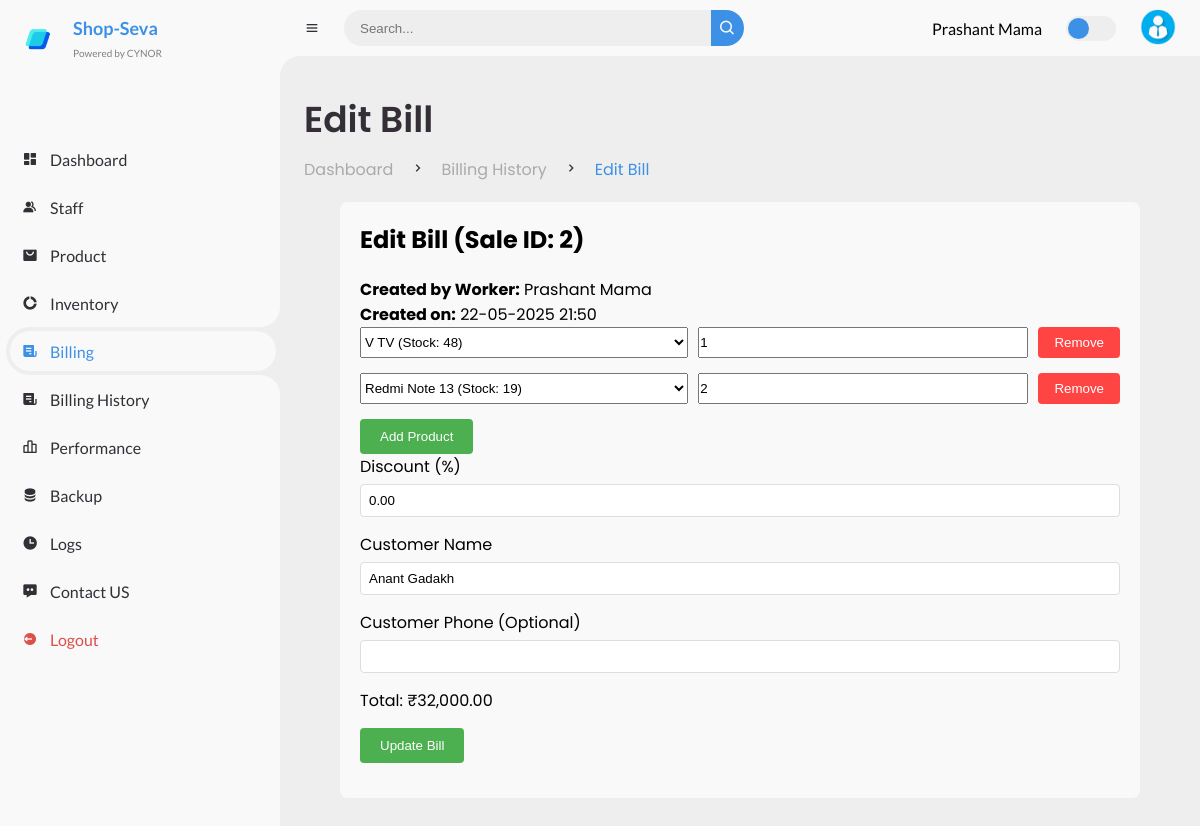
Page /AdminDashboard/edit_bill.php?sale_id=2 (signed in) on the committed database.
### tables this page shows
CREATE TABLE `sales` (
  `id` int(11) NOT NULL,
  `user_id` int(11) NOT NULL,
  `customer_name` varchar(255) NOT NULL,
  `customer_phone` varchar(20) DEFAULT NULL,
  `total` decimal(10,2) NOT NULL,
  `discount` decimal(5,2) NOT NULL DEFAULT 0.00,
  `created_at` datetime NOT NULL
);

CREATE TABLE `users` (
  `id` int(11) NOT NULL,
  `name` varchar(100) NOT NULL,
  `email` varchar(100) NOT NULL,
  `password` varchar(255) NOT NULL,
  `role` enum('Admin','Worker') NOT NULL,
  `created_at` timestamp NOT NULL DEFAULT current_timestamp()
);

CREATE TABLE `sale_items` (
  `id` int(11) NOT NULL,
  `sale_id` int(11) NOT NULL,
  `product_id` int(11) NOT NULL,
  `quantity` int(11) NOT NULL,
  `price` decimal(10,2) NOT NULL
);

CREATE TABLE `products` (
  `id` int(11) NOT NULL,
  `name` varchar(100) DEFAULT NULL,
  `sku` varchar(50) DEFAULT NULL,
  `price` decimal(10,2) DEFAULT NULL,
  `stock` int(11) DEFAULT NULL,
  `low_stock_alert` int(11) DEFAULT 10,
  `tax_rate` decimal(5,2) DEFAULT NULL,
  `created_at` timestamp NOT NULL DEFAULT current_timestamp(),
  `description` text NOT NULL
);

### AdminDashboard/edit_bill.php (the view, shortened to what this page needs)
<?php
$user_name = $_SESSION['user']['name'];
require_once 'db.php';
$sale_id = $_GET['sale_id'] ?? null;
$sql_sale = "SELECT s.*, u.name AS worker_name
             FROM sales s
             JOIN users u ON s.user_id = u.id
             WHERE s.id = ?";
$stmt_sale = $conn->prepare($sql_sale);
$stmt_sale->bind_param("i", $sale_id);
$stmt_sale->execute();
$sale = $stmt_sale->get_result()->fetch_assoc();
$sql_sale_items = "SELECT si.*, p.name AS product_name, p.price AS current_price
                   FROM sale_items si
                   JOIN products p ON si.product_id = p.id
                   WHERE si.sale_id = ?";
$stmt_sale_items = $conn->prepare($sql_sale_items);
$stmt_sale_items->bind_param("i", $sale_id);
$stmt_sale_items->execute();
$sale_items = $stmt_sale_items->get_result()->fetch_all(MYSQLI_ASSOC);
$sql_products = "SELECT id, name, price, stock FROM products WHERE stock > 0";
$result_products = $conn->query($sql_products);
?>
<!DOCTYPE html>
<html lang="en">
<head>
    <link href='https://unpkg.com/boxicons@2.0.9/css/boxicons.min.css' rel='stylesheet'>
    <link rel="stylesheet" href="style.css">
</head>
<body>
    <section id="sidebar">
        <a href="https://cynortech.in/" class="brand" style="margin-top: 11px; margin-left: 11px; pading:8px; " >
            <img src="./img/crm.png" alt="CYNOR Logo" style="height: 30px; width: auto; margin-right: 19px; margin-left: 11px; ">
            <span class="text" style="font-size: 18px; font-weight: bold;">
                Shop-Seva<br>
                <span style="font-size: 10px; color: gray; font-weight: normal;">Powered by CYNOR</span>
            </span>
        </a>
        <ul class="side-menu top">
            <li>
                <a href="admin_dashboard.php">
                    <i class='bx bxs-dashboard'></i>
                    <span class="text">Dashboard</span>
                </a>
            </li>
            <li>
                <a href="staff.php">
                    <i class='bx bxs-group'></i>
                    <span class="text">Staff</span>
                </a>
            </li>
            <li>
                <a href="products.php">
                    <i class='bx bxs-shopping-bag-alt'></i>
                    <span class="text">Product</span>
                </a>
            </li>
            <li>
                <a href="inventory.php">
                    <i class='bx bxs-doughnut-chart'></i>
                    <span class="text">Inventory</span>
                </a>
            </li>
            <li class="active">
                <a href="billing.php">
                    <i class='bx bxs-receipt'></i>
                    <span class="text">Billing</span>
                </a>
            </li>
            <li>
                <a href="billing_history.php">
                    <i class='bx bxs-receipt'></i>
                    <span class="text">Billing History</span>
                </a>
            </li>
            <li>
                <a href="performance.php">
                    <i class='bx bx-bar-chart-alt-2'></i>
                    <span class="text">Performance</span>
                </a>
            </li>
            <li>
                <a href="backup.php">
                    <i class='bx bxs-data'></i>
                    <span class="text">Backup</span>
                </a>
            </li>
            <li>
                <a href="logs.php">
                    <i class='bx bxs-time'></i>
                    <span class="text">Logs</span>
                </a>
            </li>
            <li>
                <a href="contact.php">
                    <i class='bx bxs-message-dots'></i>
                    <span class="text">Contact US</span>
                </a>
            </li>
            <li>
                <a href="../logout.php" class="logout">
                    <i class='bx bxs-log-out-circle'></i>
                    <span class="text">Logout</span>
                </a>
            </li>
        </ul>
    </section>
    <section id="content">
        <nav>
            <i class='bx bx-menu'></i>
            <form action="#">
                <div class="form-input">
                    <input type="search" placeholder="Search...">
                    <button type="submit" class="search-btn"><i class='bx bx-search'></i></button>
                </div>
            </form>
            <span class="text"><?php echo htmlspecialchars($user_name); ?></span>
            <label for="switch-mode" class="switch-mode"></label>
            <a href="#" class="profile">
                <img src="img/profile.png">
            </a>
        </nav>
        <main>
            <div class="head-title">
                <div class="left">
                    <h1>Edit Bill</h1>
                    <ul class="breadcrumb">
                        <li><a href="#">Dashboard</a></li>
                        <li><i class='bx bx-chevron-right'></i></li>
                        <li><a href="billing_history.php">Billing History</a></li>
                        <li><i class='bx bx-chevron-right'></i></li>
                        <li><a class="active" href="#">Edit Bill</a></li>
                    </ul>
                </div>
            </div>
            <div class="form-container">
                <h2>Edit Bill (Sale ID: <?php echo $sale_id; ?>)</h2>
                <p><strong>Created by Worker:</strong> <?php echo htmlspecialchars($sale['worker_name']); ?></p>
                <p><strong>Created on:</strong> <?php echo htmlspecialchars(date('d-m-Y H:i', strtotime($sale['created_at']))); ?></p>
                <form method="POST" id="billing-form">
                    <div id="product-list">
                        <?php foreach ($sale_items as $item): ?>
                            <div class="product-row">
                                <select name="products[]" onchange="updateTotal()">
                                    <?php
                                    $result_products->data_seek(0);
                                    while ($product = $result_products->fetch_assoc()):
                                    ?>
                                        <option value="<?php echo $product['id']; ?>" data-price="<?php echo $product['price']; ?>" <?php echo $product['id'] == $item['product_id'] ? 'selected' : ''; ?>>
                                            <?php echo htmlspecialchars($product['name']); ?> (Stock: <?php echo $product['stock']; ?>)
                                        </option>
                                    <?php endwhile; ?>
                                </select>
                                <input type="number" name="quantities[]" min="1" placeholder="Quantity" value="<?php echo $item['quantity']; ?>" onchange="updateTotal()">
                                <button type="button" class="remove-btn" onclick="removeRow(this)">Remove</button>
                            </div>
                        <?php endforeach; ?>
                    </div>
                    <button type="button" class="add-product-btn" onclick="addProductRow()">Add Product</button>
                    <div class="form-group">
                        <label for="discount">Discount (%)</label>
                        <input type="number" id="discount" name="discount" min="0" max="5" step="0.1" value="<?php echo $sale['discount']; ?>" onchange="updateTotal()">
                    </div>
                    <div class="form-group">
                        <label for="customer_name">Customer Name</label>
                        <input type="text" id="customer_name" name="customer_name" value="<?php echo htmlspecialchars($sale['customer_name']); ?>" required>
                    </div>
                    <div class="form-group">
                        <label for="customer_phone">Customer Phone (Optional)</label>
                        <input type="text" id="customer_phone" name="customer_phone" value="<?php echo htmlspecialchars($sale['customer_phone']); ?>">
                    </div>
                    <div class="form-group">
                        <label>Total: ₹<span id="total"><?php echo number_format($sale['total'], 2); ?></span></label>
                    </div>
                    <div class="form-group">
                        <button type="submit" name="update_bill" class="submit-btn">Update Bill</button>
                    </div>
                </form>
            </div>
        </main>
    </section>
</body>
</html>

### AdminDashboard/style.css (style rules this page uses)
* { margin: 0; padding: 0; box-sizing: border-box; }
a { text-decoration: none; }
li { list-style: none; }
:root { --poppins: 'Poppins', sans-serif; --lato: 'Lato', sans-serif; --light: #F9F9F9; --blue: #3C91E6; --light-blue: #CFE8FF; --grey: #eee; --dark-grey: #AAAAAA; --dark: #342E37; --red: #DB504A; --yellow: #FFCE26; --light-yellow: #FFF2C6; --orange: #FD7238; --light-orange: #FFE0D3; }
html { overflow-x: hidden; }
body { background: var(--grey); overflow-x: hidden; }
#sidebar { position: fixed; top: 0; left: 0; width: 280px; height: 100%; background: var(--light); z-index: 2000; font-family: var(--lato); transition: .3s ease; overflow-x: hidden; scrollbar-width: none; }
#sidebar .brand { font-size: 24px; font-weight: 700; height: 56px; display: flex; align-items: center; color: var(--blue); position: sticky; top: 0; left: 0; background: var(--light); z-index: 500; padding-bottom: 20px; box-sizing: content-box; }
#sidebar .side-menu { width: 100%; margin-top: 48px; }
#sidebar .side-menu li { height: 48px; background: transparent; margin-left: 6px; border-radius: 48px 0 0 48px; padding: 4px; }
#sidebar .side-menu li.active { background: var(--grey); position: relative; }
#sidebar .side-menu li.active::before { content: ''; position: absolute; width: 40px; height: 40px; border-radius: 50%; top: -40px; right: 0; box-shadow: 20px 20px 0 var(--grey); z-index: -1; }
#sidebar .side-menu li.active::after { content: ''; position: absolute; width: 40px; height: 40px; border-radius: 50%; bottom: -40px; right: 0; box-shadow: 20px -20px 0 var(--grey); z-index: -1; }
#sidebar .side-menu li a { width: 100%; height: 100%; background: var(--light); display: flex; align-items: center; border-radius: 48px; font-size: 16px; color: var(--dark); white-space: nowrap; overflow-x: hidden; }
#sidebar .side-menu.top li.active a { color: var(--blue); }
#sidebar .side-menu li a.logout { color: var(--red); }
#sidebar .side-menu li a .bx { min-width: calc(60px - ((4px + 6px) * 2)); display: flex; justify-content: center; }
#content { position: relative; width: calc(100% - 280px); left: 280px; transition: .3s ease; }
#content nav { height: 56px; background: var(--light); padding: 0 24px; display: flex; align-items: center; grid-gap: 24px; font-family: var(--lato); position: sticky; top: 0; left: 0; z-index: 1000; }
#content nav::before { content: ''; position: absolute; width: 40px; height: 40px; bottom: -40px; left: 0; border-radius: 50%; box-shadow: -20px -20px 0 var(--light); }
#content nav a { color: var(--dark); }
#content nav .bx.bx-menu { cursor: pointer; color: var(--dark); }
#content nav form { max-width: 400px; width: 100%; margin-right: auto; }
#content nav form .form-input { display: flex; align-items: center; height: 36px; }
#content nav form .form-input input { flex-grow: 1; padding: 0 16px; height: 100%; border: none; background: var(--grey); border-radius: 36px 0 0 36px; outline: none; width: 100%; color: var(--dark); }
#content nav form .form-input button { width: 36px; height: 100%; display: flex; justify-content: center; align-items: center; background: var(--blue); color: var(--light); font-size: 18px; border: none; outline: none; border-radius: 0 36px 36px 0; cursor: pointer; }
#content nav .profile img { width: 36px; height: 36px; object-fit: cover; border-radius: 50%; }
#content nav .switch-mode { display: block; min-width: 50px; height: 25px; border-radius: 25px; background: var(--grey); cursor: pointer; position: relative; }
#content nav .switch-mode::before { content: ''; position: absolute; top: 2px; left: 2px; bottom: 2px; width: calc(25px - 4px); background: var(--blue); border-radius: 50%; transition: all .3s ease; }
#content main { width: 100%; padding: 36px 24px; font-family: var(--poppins); max-height: calc(100vh - 56px); overflow-y: auto; }
#content main .head-title { display: flex; align-items: center; justify-content: space-between; grid-gap: 16px; flex-wrap: wrap; }
#content main .head-title .left h1 { font-size: 36px; font-weight: 600; margin-bottom: 10px; color: var(--dark); }
#content main .head-title .left .breadcrumb { display: flex; align-items: center; grid-gap: 16px; }
#content main .head-title .left .breadcrumb li { color: var(--dark); }
#content main .head-title .left .breadcrumb li a { color: var(--dark-grey); pointer-events: none; }
#content main .head-title .left .breadcrumb li a.active { color: var(--blue); pointer-events: unset; }

### rows in the picture
sales: user.name "Prashant Mama", created_at "22-05-2025 21:50", discount "0.00", customer_name "Anant Gadakh", total "32,000.00"
sale_items: product.name "V TV (Stock: 48)", quantity "1"
sale_items: product.name "Redmi Note 13 (Stock: 19)", quantity "2"

### other values in the picture
$user_name "Prashant Mama"
$sale_id "2"
